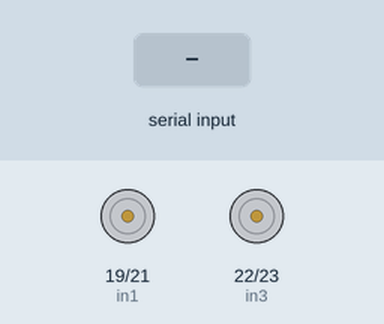
This sketch was run on a simulated ESP32. Shown: motor-driver pin pairs drawn as motors (green arrow = first pin HIGH = forward, orange = second pin HIGH = backward, longer = more drive, scaled by the enable pin). The test bench sets the inputs (shaded band). Nothing arrives over Bluetooth unless stated.

Above: at 1.2 s.
1.3 s: "1\n" received over the second serial link
At 1.45 s:
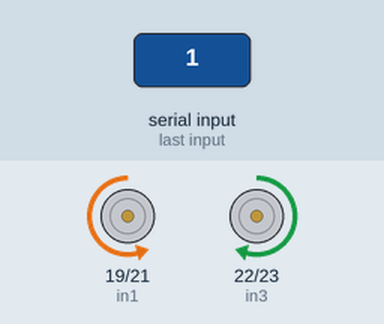
At 1.87 s:
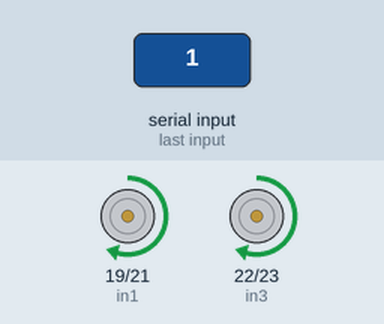
Timing chart, 0 to 4.3 s (numbered marks = the images above; inputs shaded):
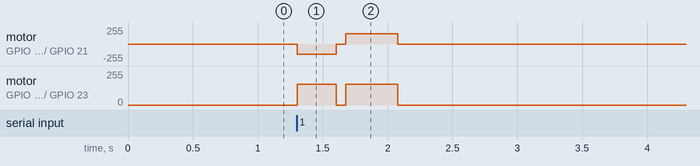

Measured:
- after the input at 1.3 s, motor on GPIO 19 (in1) / GPIO 21 (in2): stopped → backward 155/255 at once, → stopped 0.30 s later, → forward 155/255 0.08 s later, → stopped 0.40 s later; motor on GPIO 22 (in3) / GPIO 23 (in4): stopped → forward 155/255 at once, → stopped 0.30 s later, → forward 155/255 0.08 s later, → stopped 0.40 s later

The sketch:

pathfinder1.ino
```cpp
#include <ESP32Servo.h>
#include "BluetoothSerial.h"
BluetoothSerial SerialBT;
#include <Wire.h>
#define in1 19
#define in2 21
#define in3 22
#define in4 23
#define enA 32
#define enB 33
char heading='N';
char key[]={'N','E','S','W'};
int val[]={1,2,3,4};
void setup() {
  SerialBT.begin("Esp32-BT");
  pinMode(in1, OUTPUT);
  pinMode(in2, OUTPUT);
  pinMode(in3, OUTPUT);
  pinMode(in4, OUTPUT);
  pinMode(enA,OUTPUT);
  pinMode(enB,OUTPUT);

}
int getValue(char k) {
  for (int i = 0; i < 4; i++) {
    if (key[i] == k) {
      return val[i];
    }
  }
}
void forward()
{
  analogWrite(enA,155);
  analogWrite(enB,155);
  digitalWrite(in1,HIGH);
  digitalWrite(in2,LOW);
  digitalWrite(in3,HIGH);
  digitalWrite(in4,LOW);
  delay(400);
  stop();
}
void left(int n)
{
  analogWrite(enA,155);
  analogWrite(enB,155);
  digitalWrite(in1,LOW);
  digitalWrite(in2,HIGH);
  digitalWrite(in3,HIGH);
  digitalWrite(in4,LOW);
  delay(300*n);
  stop();
}
void right(int n)
{
  analogWrite(enA,155);
  analogWrite(enB,155);
  digitalWrite(in1,HIGH);
  digitalWrite(in2,LOW);
  digitalWrite(in3,LOW);
  digitalWrite(in4,HIGH);
  delay(300*n);
  stop();
}
void stop()
{
  digitalWrite(in1,LOW);
  digitalWrite(in2,LOW);
  digitalWrite(in3,LOW);
  digitalWrite(in4,LOW);
  delay(75);
}
void rotate(char a)
{
  if(a==heading)
  return;
  else
  {
    int p=getValue(a)-getValue(heading);
    if(p==3)
    left(1);
    else if(p==-3)
    right(1);
    else if(p==2 || p==-2)
    right(2);
    else if(p==1)
    right(1);
    else left(1);
    heading=a;
    return;
  }
}
void run(char a)
{
  rotate(a);
  forward();
}
void loop() {
  if(SerialBT.available())
  {
    String ch=SerialBT.readStringUntil('\n');
    int n=ch.length();
    for(int i=0;i<n;i=i+1)
    {
      run(ch.charAt(i));
    }
  }
  delay(50);
}
```
